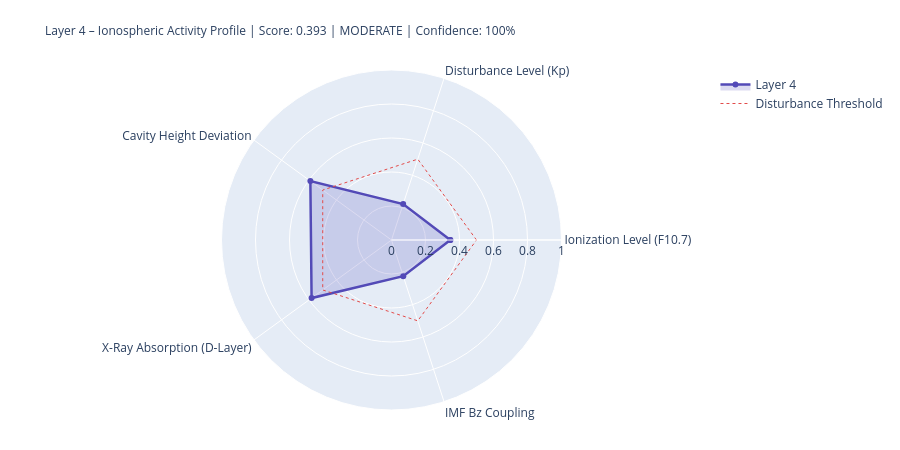

The notebook cell this image was saved under:
### Markdown cell above
---
## 4. State Assessment & Handoff to Layer 5

### Code cell
# ============================================================
# LAYER-4-SCORE
# ============================================================

COMPONENTS = {
    'Ionization Level (F10.7)':    {'score': ioniz,       'source': 'primary' if f107_now else 'from_layer0', 'dynamic': True},
    'Disturbance Level (Kp)':          {'score': disturb,     'source': 'primary' if kp_now   else 'from_layer0', 'dynamic': True},
    'Cavity Height Deviation':    {'score': h_dev,       'source': 'derived',                                'dynamic': True},
    'X-Ray Absorption (D-Layer)':{'score': xray_ioniz,  'source': 'primary' if xray_now else 'missing',     'dynamic': True},
    'IMF Bz Coupling':             {'score': bz_coupling, 'source': 'primary' if bz_now   else 'from_layer0', 'dynamic': True},
}

available    = {k: v['score'] for k, v in COMPONENTS.items() if v['score'] is not None}
unavailable  = [k for k, v in COMPONENTS.items() if v['score'] is None]
layer4_score = round(sum(available.values()) / len(available), 4) if available else None
confidence   = round(len(available) / len(COMPONENTS), 2)
level = ('unknown' if layer4_score is None
         else 'quiet'   if layer4_score < 0.3
         else 'moderate' if layer4_score < 0.6
         else 'active')
dominant_l4 = max(available, key=available.get) if available else 'none'

# Resonance delta for Schumann SR-1
sr1_ref = schumann_freq(1, 80.0)
sr1_now = schumann_freq(1, h_eff)
sr1_delta_mhz = (sr1_now - sr1_ref) * 1000

# Propagation conditions
prop_cond = ('disturbed'   if kp_val > 4
             else 'unsettled' if kp_val > 2
             else 'normal')
if xray_class in ['X', 'M']:
    prop_cond = 'Radio-Blackout moeglich'

W = 68
print('=' * W)
print('LAYER 4 – IONOSPHERE – STATE ASSESSMENT')
print('=' * W)
for name, comp in COMPONENTS.items():
    s = comp['score']
    if s is not None:
        bar = '█' * int(s * 20) + '░' * (20 - int(s * 20))
        print(f'  {name:<36} {bar}  {s:.3f}  [{comp["source"]}]')
    else:
        print(f'  {name:<36} {"─" * 20}  n/a   [missing]')
print('-' * W)
print(f'  Score:          {layer4_score:.3f}  ({len(available)}/{len(COMPONENTS)} components)')
print(f'  Confidence:     {confidence:.0%}')
print(f'  Level:          {level.upper()}')
print(f'  Dominant:       {dominant_l4}')
print(f'  Cavity height:  {h_eff:.1f} km  (Ref: 80.0 km)')
print(f'  SR-1:           {sr1_now:.3f} Hz  (Δ {sr1_delta_mhz:+.1f} mHz vs. ref)')
print(f'  Propagation:    {prop_cond}')
print(f'  X-Ray:          {xray_class}-class  ({xray_now:.2e} W/m²)' if xray_now else '  X-Ray:          n/a')
print('=' * W)

# Radar
cats   = list(available.keys())
vals_r = list(available.values())
if len(cats) >= 3:
    fig = go.Figure()
    fig.add_trace(go.Scatterpolar(
        r=vals_r + [vals_r[0]], theta=cats + [cats[0]],
        fill='toself', fillcolor='rgba(83,74,183,0.20)',
        line=dict(color='#534AB7', width=2.5), name='Layer 4'
    ))
    fig.add_trace(go.Scatterpolar(
        r=[0.5] * (len(cats)+1), theta=cats + [cats[0]],
        line=dict(color='#E24B4A', dash='dot', width=1),
        mode='lines', name='Disturbance Threshold'
    ))
    fig.update_layout(
        title=dict(
            text=f'Layer 4 – Ionospheric Activity Profile | Score: {layer4_score:.3f} | {level.upper()} | Confidence: {confidence:.0%}',
            font=dict(size=12)
        ),
        polar=dict(radialaxis=dict(visible=True, range=[0, 1])),
        height=450, showlegend=True,
        margin=dict(l=80, r=80, t=70, b=40)
    )
    fig.show()

### Figure 1 — Plotly figure (JSON) as saved in the notebook; plotly's stock layout.template omitted (floating-point values rounded to 4 significant figures)
{"data": [{"fill": "toself", "fillcolor": "rgba(83,74,183,0.20)", "line": {"color": "#534AB7", "width": 2.5}, "name": "Layer 4", "r": [0.346, 0.222, 0.59, 0.581, 0.224, 0.346], "theta": ["Ionization Level (F10.7)", "Disturbance Level (Kp)", "Cavity Height Deviation", "X-Ray Absorption (D-Layer)", "IMF Bz Coupling", "Ionization Level (F10.7)"], "type": "scatterpolar"}, {"line": {"color": "#E24B4A", "dash": "dot", "width": 1}, "mode": "lines", "name": "Disturbance Threshold", "r": [0.5, 0.5, 0.5, 0.5, 0.5, 0.5], "theta": ["Ionization Level (F10.7)", "Disturbance Level (Kp)", "Cavity Height Deviation", "X-Ray Absorption (D-Layer)", "IMF Bz Coupling", "Ionization Level (F10.7)"], "type": "scatterpolar"}], "layout": {"height": 450, "margin": {"b": 40, "l": 80, "r": 80, "t": 70}, "polar": {"radialaxis": {"range": [0, 1], "visible": true}}, "showlegend": true, "title": {"font": {"size": 12}, "text": "Layer 4 – Ionospheric Activity Profile | Score: 0.393 | MODERATE | Confidence: 100%"}}}
